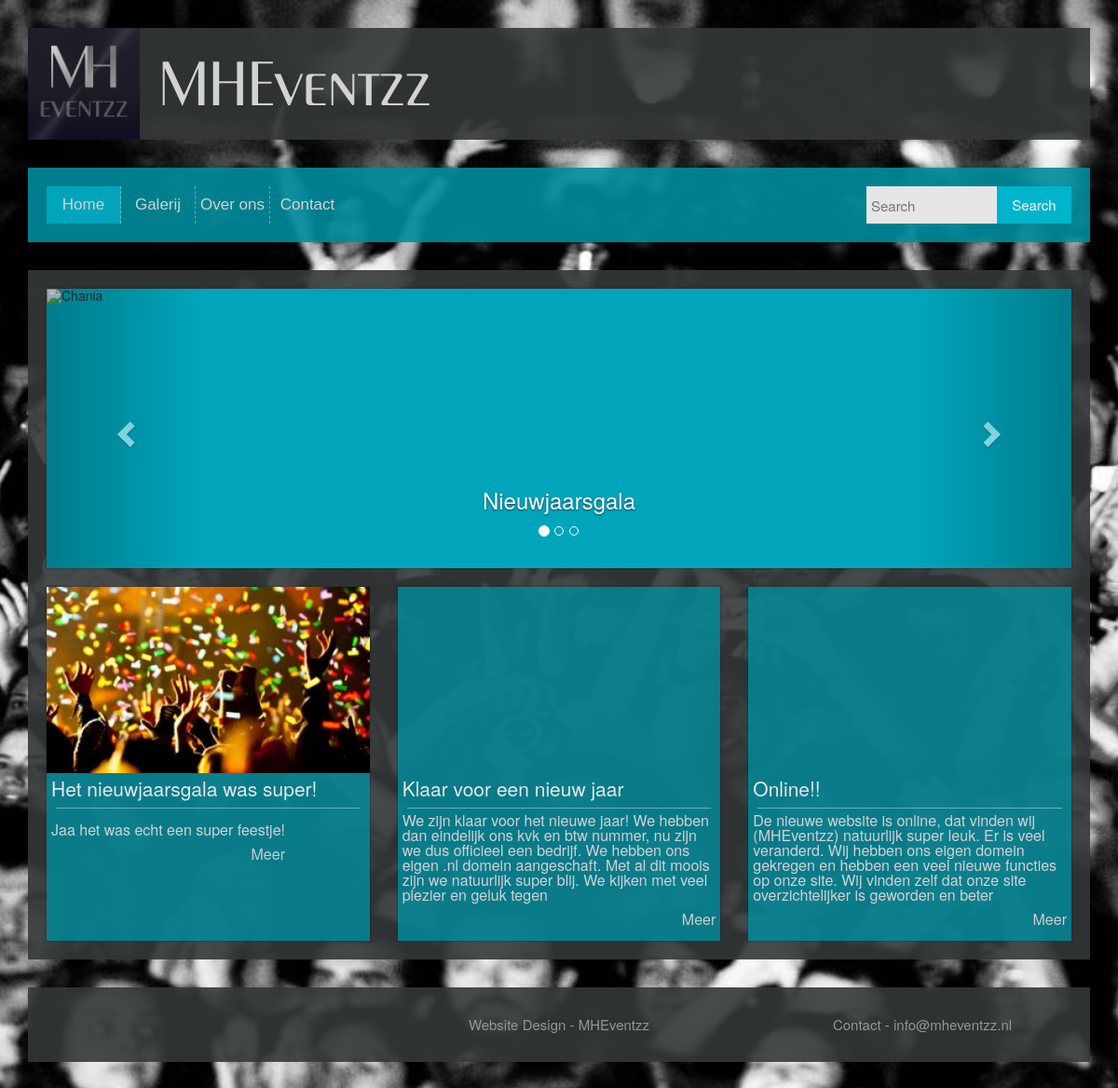
The page / on the database its author committed.
### tables this page shows
CREATE TABLE IF NOT EXISTS `posts` (
  `post_id` int(11) NOT NULL AUTO_INCREMENT,
  `category_id` int(1) NOT NULL,
  `post_title` varchar(255) NOT NULL,
  `post_content` text NOT NULL,
  `post_by` int(11) NOT NULL,
  `post_date` date NOT NULL,
  `post_visible` int(11) NOT NULL,
  `post_img` varchar(300) NOT NULL,
  PRIMARY KEY (`post_id`)
);

### index.php (the view, shortened to what this page needs)
<?php
include "top.php";
$SQL = "SELECT post_id, post_by, category_id, post_title, MID(post_content,1,255) AS post_content, DATE_FORMAT(post_date,'%d')AS post_date_day, DATE_FORMAT(post_date,'%M')AS post_date_month, DATE_FORMAT(post_date,'%Y')AS post_date_year, post_img FROM posts WHERE post_visible = 1 ORDER BY post_date DESC, post_id DESC LIMIT 3";
$result1 = $connection->query($SQL);
?>
<article class="body-item">
	<div class="slider hidden-xs padding-20-top">
		<div id="myCarousel" class="carousel slide shadow" data-ride="carousel">
			<ol class="carousel-indicators">
				<li data-target="#myCarousel" data-slide-to="0" class="active"></li>
				<li data-target="#myCarousel" data-slide-to="1"></li>
				<li data-target="#myCarousel" data-slide-to="2"></li>
			</ol>
			<div class="carousel-inner" role="listbox">
				<div class="item active height-300">
					<img src="IMG/nieuwjaar2016.jpg" alt="Chania" class="cover">
					<div class="carousel-caption">
						<h3>Nieuwjaarsgala</h3>
					</div>
				</div>
			</div>
			<a class="left carousel-control" href="#myCarousel" role="button" data-slide="prev">
				<span class="glyphicon glyphicon-chevron-left" aria-hidden="true"></span>
			</a>
			<a class="right carousel-control" href="#myCarousel" role="button" data-slide="next">
				<span class="glyphicon glyphicon-chevron-right" aria-hidden="true"></span>
			</a>
		</div>
	</div>
	<div class="row row-eq-height">
		<?php
			while($row1 = $result1->fetch_assoc()){
				echo "<div class='col-xs-12 col-sm-4 col-md-4'>";
					echo "<div class='box shadow'>";
                    echo "<a class='gal-album-img' href='nieuws_page.php?id=" . $row1['post_id'] . "' style='background-image:url(" . $row1['post_img'] . ")'></a>";
						echo "<div class='min-height-180'>";
							echo "<div class='box-heading'>" . $row1['post_title'] . "</div>";
							echo "<div class='hr'></div>";
							echo "<div class='box-body'>";
								echo "<p>" . htmlspecialchars_decode($row1['post_content']) . "</p>";
                                echo "<a class='more' href='nieuws_page.php?id=" . $row1['post_id'] . "'>Meer</a>";
							echo "</div>";
						echo "</div>";
					echo "</div>";
				echo "</div>";
			}
		?>
	</div>
</article>
<?php
include "bottom.php";
?>

### CSS/style.css (style rules this page uses)
html { width: 100%; height: 100%; }
body { width: 100%; height: 100%; background: url("../IMG/crowd.jpg"); -o-background-size: cover !important; -moz-background-size: cover !important; -webkit-background-size: cover !important; background-size: cover !important; background-repeat: no-repeat; background-position: center; background-attachment: fixed; }
.body-item { margin-top: 30px; }
.height-300 { height: 300px; }
.cover { width: 100% !important; overflow: hidden; }
.shadow { box-shadow: 0px 0px 1px 1px rgba(20,20,20,0.2); }
.active { background-color: rgb(1, 165, 187); }
article { background-color: rgba(52,56,56,0.9); min-height: 400px; box-sizing: border-box; padding: 20px; padding-top: 0px; }
@media (min-width: 992px) { .box { display: block; min-height: 100px; background-color: rgba(0,140,158,0.8); overflow: hidden; margin-top: 20px; } }
.box-heading { display: inline-block; color: rgb(230,230,230); font-size: 21px; line-height: 23px; box-sizing: border-box; overflow: hidden; padding: 5px; }
.hr { height: 1px; width: calc(100% - 20px); background: rgba(255,255,255,0.4); margin: auto; }
.box-body { display: inline-block; color: rgb(210,210,210); font-size: 16px; line-height: 16px; box-sizing: border-box; padding: 5px; }
.padding-20-top { padding-top: 20px; }
@media (min-width: 992px) { .min-height-180 { min-height: 180px; } }
.gal-album-img { display: block; background: url(../IMG/logo.jpg) no-repeat center center; -webkit-background-size: cover; -moz-background-size: cover; -o-background-size: cover; background-size: cover; height: 200px; position: relative; }
.more { float:right; color:#cccccc; }

### rows shown on the page
posts: post_img (picture), post_title "Het nieuwjaarsgala was super!", post_content "Jaa het was echt een super feestje!"
posts: post_title "Klaar voor een nieuw jaar", post_content "We zijn klaar voor het nieuwe jaar! We hebben dan eindelijk ons kvk en btw nummer, nu zijn we dus officieel een bedrijf. We hebben ons eigen .nl domein aangeschaft. Met al dit moois zijn we natuurlijk super blij. We kijken met veel plezier en geluk tegen"
posts: post_title "Online!!", post_content "De nieuwe website is online, dat vinden wij (MHEventzz) natuurlijk super leuk. Er is veel veranderd. Wij hebben ons eigen domein gekregen en hebben een veel nieuwe functies op onze site. Wij vinden zelf dat onze site overzichtelijker is geworden en beter"
